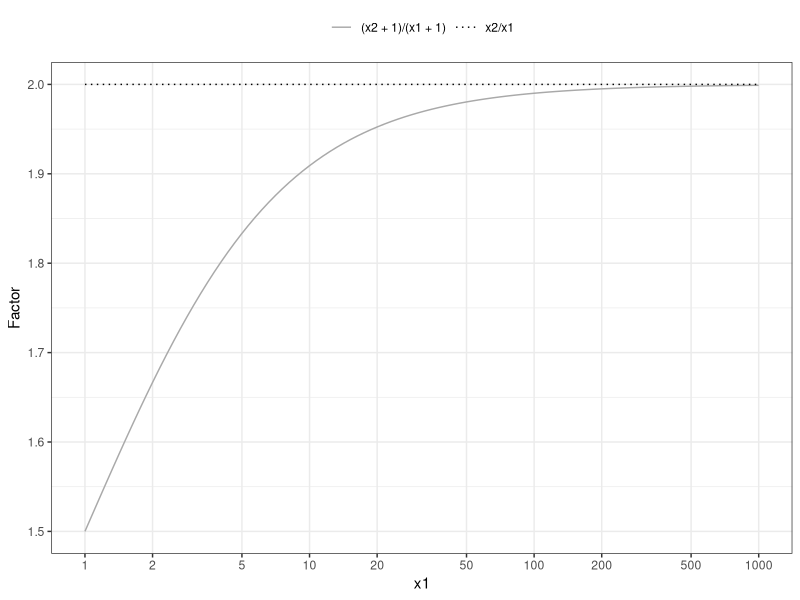

The R script that drew this image:
# Load tidyverse package
library(tidyverse)

# Create data
rr.data <- tibble(
  x1 = 10^seq(from = 0, to = 3, length = 100),
  x2 = 2*x1,
  "x2/x1" = x2/x1,
  "(x2 + 1)/(x1 + 1)" = (x2 + 1)/(x1 + 1)) %>%
  gather(
    key = "Manier",
    value = "Factor",
    "x2/x1", "(x2 + 1)/(x1 + 1)")

# Visualize the factor as function of x1
ggplot(
  data = rr.data,
  mapping = aes(x = x1, y = Factor, colour = Manier, linetype = Manier)) +
  geom_line() +
  scale_x_continuous(
    breaks = c(outer(c(1, 2, 5), 10^(0:3))),
    minor_breaks = NULL) +
  coord_trans(x = "log10") +
  theme_bw() +
  theme(
    legend.position = "top",
    legend.title = element_blank()
    ) +
  scale_color_manual(name = "Manier",
    values = c('darkgrey', 'black')) +
  scale_linetype_manual(name = "Manier",
    values = c("solid", "dotted"))
